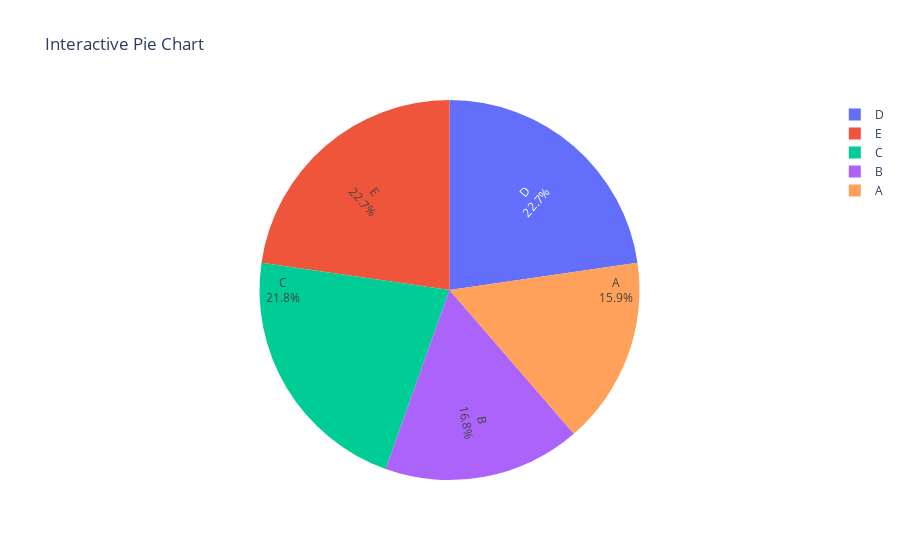

Notebook code cell kept with this figure:
### Code cell
# Display the pie chart
fig.show()

### Figure 1 — Plotly figure (JSON) as saved in the notebook; plotly's stock layout.template omitted (floating-point values rounded to 4 significant figures)
{"data": [{"insidetextorientation": "radial", "labels": ["A", "B", "C", "D", "E"], "textinfo": "label+percent", "type": "pie", "values": [54, 57, 74, 77, 77]}], "layout": {"title": {"text": "Interactive Pie Chart"}}}
